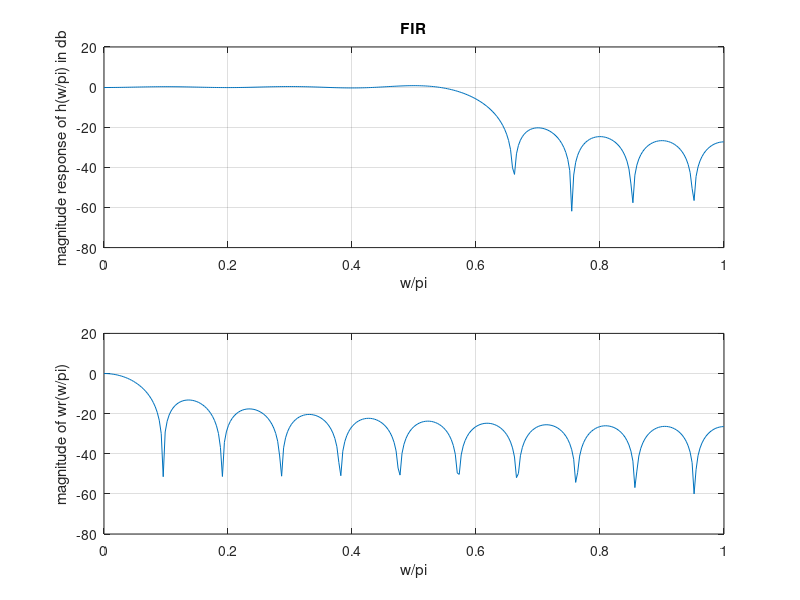

Here is the MATLAB script that generated this plot:
N=21;
wc=0.6*pi;
n=0:1:N-1;
eps=0.001;
alpha=(N-1)/2;
hd=sin(wc*(n-alpha+eps))./(pi*(n-alpha+eps));
wr=boxcar(N);
h=hd.*wr';
w=0:0.01:pi;
H=freqz(h,1,w);
subplot(2,1,1);
plot(w/pi,20*log10(abs(H)));
grid on;
xlabel('w/pi')
ylabel('magnitude response of h(w/pi) in db')
title("FIR");
w1=freqz(wr/N,1,w);
subplot(2,1,2)
plot(w/pi,20*log10(abs(w1)));
grid on;
xlabel('w/pi');
ylabel('magnitude of wr(w/pi)');
